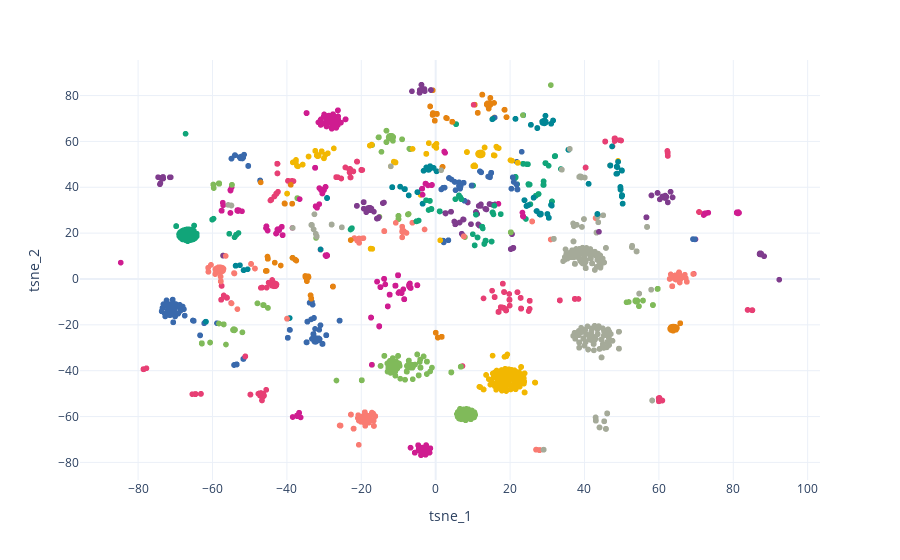

Notebook code for this chart:
### Code cell
fig = px.scatter(movies, 
                 x="tsne_1", 
                 y="tsne_2", 
                 color="cluster_no", 
                 hover_data=['title'],
                 color_discrete_sequence=px.colors.qualitative.Bold)
fig.update_layout(showlegend=False)
fig.show()

### Figure 1 — Plotly figure (JSON) as saved in the notebook; plotly's stock layout.template omitted (floating-point values rounded to 4 significant figures; data arrays with more than 128 entries replaced by an {"elided": "..."} marker saying what was removed)
{"data": [{"customdata": {"elided": "151x1 str values"}, "hovertemplate": "cluster_no=23<br>tsne_1=%{x}<br>tsne_2=%{y}<br>title=%{customdata[0]}<extra></extra>", "legendgroup": "23", "marker": {"color": "rgb(127, 60, 141)", "symbol": "circle"}, "mode": "markers", "name": "23", "showlegend": true, "type": "scattergl", "x": {"elided": "151 float values"}, "xaxis": "x", "y": {"elided": "151 float values"}, "yaxis": "y"}, {"customdata": {"elided": "169x1 str values"}, "hovertemplate": "cluster_no=0<br>tsne_1=%{x}<br>tsne_2=%{y}<br>title=%{customdata[0]}<extra></extra>", "legendgroup": "0", "marker": {"color": "rgb(17, 165, 121)", "symbol": "circle"}, "mode": "markers", "name": "0", "showlegend": true, "type": "scattergl", "x": {"elided": "169 float values"}, "xaxis": "x", "y": {"elided": "169 float values"}, "yaxis": "y"}, {"customdata": {"elided": "497x1 str values"}, "hovertemplate": "cluster_no=16<br>tsne_1=%{x}<br>tsne_2=%{y}<br>title=%{customdata[0]}<extra></extra>", "legendgroup": "16", "marker": {"color": "rgb(57, 105, 172)", "symbol": "circle"}, "mode": "markers", "name": "16", "showlegend": true, "type": "scattergl", "x": {"elided": "497 float values"}, "xaxis": "x", "y": {"elided": "497 float values"}, "yaxis": "y"}, {"customdata": {"elided": "335x1 str values"}, "hovertemplate": "cluster_no=6<br>tsne_1=%{x}<br>tsne_2=%{y}<br>title=%{customdata[0]}<extra></extra>", "legendgroup": "6", "marker": {"color": "rgb(242, 183, 1)", "symbol": "circle"}, "mode": "markers", "name": "6", "showlegend": true, "type": "scattergl", "x": {"elided": "335 float values"}, "xaxis": "x", "y": {"elided": "335 float values"}, "yaxis": "y"}, {"customdata": {"elided": "1183x1 str values"}, "hovertemplate": "cluster_no=3<br>tsne_1=%{x}<br>tsne_2=%{y}<br>title=%{customdata[0]}<extra></extra>", "legendgroup": "3", "marker": {"color": "rgb(231, 63, 116)", "symbol": "circle"}, "mode": "markers", "name": "3", "showlegend": true, "type": "scattergl", "x": {"elided": "1183 float values"}, "xaxis": "x", "y": {"elided": "1183 float values"}, "yaxis": "y"}, {"customdata": {"elided": "219x1 str values"}, "hovertemplate": "cluster_no=8<br>tsne_1=%{x}<br>tsne_2=%{y}<br>title=%{customdata[0]}<extra></extra>", "legendgroup": "8", "marker": {"color": "rgb(128, 186, 90)", "symbol": "circle"}, "mode": "markers", "name": "8", "showlegend": true, "type": "scattergl", "x": {"elided": "219 float values"}, "xaxis": "x", "y": {"elided": "219 float values"}, "yaxis": "y"}, {"customdata": {"elided": "191x1 str values"}, "hovertemplate": "cluster_no=30<br>tsne_1=%{x}<br>tsne_2=%{y}<br>title=%{customdata[0]}<extra></extra>", "legendgroup": "30", "marker": {"color": "rgb(230, 131, 16)", "symbol": "circle"}, "mode": "markers", "name": "30", "showlegend": true, "type": "scattergl", "x": {"elided": "191 float values"}, "xaxis": "x", "y": {"elided": "191 float values"}, "yaxis": "y"}, {"customdata": {"elided": "173x1 str values"}, "hovertemplate": "cluster_no=27<br>tsne_1=%{x}<br>tsne_2=%{y}<br>title=%{customdata[0]}<extra></extra>", "legendgroup": "27", "marker": {"color": "rgb(0, 134, 149)", "symbol": "circle"}, "mode": "markers", "name": "27", "showlegend": true, "type": "scattergl", "x": {"elided": "173 float values"}, "xaxis": "x", "y": {"elided": "173 float values"}, "yaxis": "y"}, {"customdata": {"elided": "1371x1 str values"}, "hovertemplate": "cluster_no=10<br>tsne_1=%{x}<br>tsne_2=%{y}<br>title=%{customdata[0]}<extra></extra>", "legendgroup": "10", "marker": {"color": "rgb(207, 28, 144)", "symbol": "circle"}, "mode": "markers", "name": "10", "showlegend": true, "type": "scattergl", "x": {"elided": "1371 float values"}, "xaxis": "x", "y": {"elided": "1371 float values"}, "yaxis": "y"}, {"customdata": {"elided": "216x1 str values"}, "hovertemplate": "cluster_no=17<br>tsne_1=%{x}<br>tsne_2=%{y}<br>title=%{customdata[0]}<extra></extra>", "legendgroup": "17", "marker": {"color": "rgb(249, 123, 114)", "symbol": "circle"}, "mode": "markers", "name": "17", "showlegend": true, "type": "scattergl", "x": {"elided": "216 float values"}, "xaxis": "x", "y": {"elided": "216 float values"}, "yaxis": "y"}, {"customdata": {"elided": "549x1 str values"}, "hovertemplate": "cluster_no=9<br>tsne_1=%{x}<br>tsne_2=%{y}<br>title=%{customdata[0]}<extra></extra>", "legendgroup": "9", "marker": {"color": "rgb(165, 170, 153)", "symbol": "circle"}, "mode": "markers", "name": "9", "showlegend": true, "type": "scattergl", "x": {"elided": "549 float values"}, "xaxis": "x", "y": {"elided": "549 float values"}, "yaxis": "y"}, {"customdata": {"elided": "194x1 str values"}, "hovertemplate": "cluster_no=7<br>tsne_1=%{x}<br>tsne_2=%{y}<br>title=%{customdata[0]}<extra></extra>", "legendgroup": "7", "marker": {"color": "rgb(127, 60, 141)", "symbol": "circle"}, "mode": "markers", "name": "7", "showlegend": true, "type": "scattergl", "x": {"elided": "194 float values"}, "xaxis": "x", "y": {"elided": "194 float values"}, "yaxis": "y"}, {"customdata": {"elided": "198x1 str values"}, "hovertemplate": "cluster_no=22<br>tsne_1=%{x}<br>tsne_2=%{y}<br>title=%{customdata[0]}<extra></extra>", "legendgroup": "22", "marker": {"color": "rgb(17, 165, 121)", "symbol": "circle"}, "mode": "markers", "name": "22", "showlegend": true, "type": "scattergl", "x": {"elided": "198 float values"}, "xaxis": "x", "y": {"elided": "198 float values"}, "yaxis": "y"}, {"customdata": {"elided": "153x1 str values"}, "hovertemplate": "cluster_no=5<br>tsne_1=%{x}<br>tsne_2=%{y}<br>title=%{customdata[0]}<extra></extra>", "legendgroup": "5", "marker": {"color": "rgb(57, 105, 172)", "symbol": "circle"}, "mode": "markers", "name": "5", "showlegend": true, "type": "scattergl", "x": {"elided": "153 float values"}, "xaxis": "x", "y": {"elided": "153 float values"}, "yaxis": "y"}, {"customdata": {"elided": "134x1 str values"}, "hovertemplate": "cluster_no=13<br>tsne_1=%{x}<br>tsne_2=%{y}<br>title=%{customdata[0]}<extra></extra>", "legendgroup": "13", "marker": {"color": "rgb(242, 183, 1)", "symbol": "circle"}, "mode": "markers", "name": "13", "showlegend": true, "type": "scattergl", "x": {"elided": "134 float values"}, "xaxis": "x", "y": {"elided": "134 float values"}, "yaxis": "y"}, {"customdata": {"elided": "273x1 str values"}, "hovertemplate": "cluster_no=18<br>tsne_1=%{x}<br>tsne_2=%{y}<br>title=%{customdata[0]}<extra></extra>", "legendgroup": "18", "marker": {"color": "rgb(231, 63, 116)", "symbol": "circle"}, "mode": "markers", "name": "18", "showlegend": true, "type": "scattergl", "x": {"elided": "273 float values"}, "xaxis": "x", "y": {"elided": "273 float values"}, "yaxis": "y"}, {"customdata": {"elided": "559x1 str values"}, "hovertemplate": "cluster_no=2<br>tsne_1=%{x}<br>tsne_2=%{y}<br>title=%{customdata[0]}<extra></extra>", "legendgroup": "2", "marker": {"color": "rgb(128, 186, 90)", "symbol": "circle"}, "mode": "markers", "name": "2", "showlegend": true, "type": "scattergl", "x": {"elided": "559 float values"}, "xaxis": "x", "y": {"elided": "559 float values"}, "yaxis": "y"}, {"customdata": {"elided": "131x1 str values"}, "hovertemplate": "cluster_no=1<br>tsne_1=%{x}<br>tsne_2=%{y}<br>title=%{customdata[0]}<extra></extra>", "legendgroup": "1", "marker": {"color": "rgb(230, 131, 16)", "symbol": "circle"}, "mode": "markers", "name": "1", "showlegend": true, "type": "scattergl", "x": {"elided": "131 float values"}, "xaxis": "x", "y": {"elided": "131 float values"}, "yaxis": "y"}, {"customdata": {"elided": "164x1 str values"}, "hovertemplate": "cluster_no=15<br>tsne_1=%{x}<br>tsne_2=%{y}<br>title=%{customdata[0]}<extra></extra>", "legendgroup": "15", "marker": {"color": "rgb(0, 134, 149)", "symbol": "circle"}, "mode": "markers", "name": "15", "showlegend": true, "type": "scattergl", "x": {"elided": "164 float values"}, "xaxis": "x", "y": {"elided": "164 float values"}, "yaxis": "y"}, {"customdata": {"elided": "359x1 str values"}, "hovertemplate": "cluster_no=12<br>tsne_1=%{x}<br>tsne_2=%{y}<br>title=%{customdata[0]}<extra></extra>", "legendgroup": "12", "marker": {"color": "rgb(207, 28, 144)", "symbol": "circle"}, "mode": "markers", "name": "12", "showlegend": true, "type": "scattergl", "x": {"elided": "359 float values"}, "xaxis": "x", "y": {"elided": "359 float values"}, "yaxis": "y"}, {"customdata": {"elided": "229x1 str values"}, "hovertemplate": "cluster_no=21<br>tsne_1=%{x}<br>tsne_2=%{y}<br>title=%{customdata[0]}<extra></extra>", "legendgroup": "21", "marker": {"color": "rgb(249, 123, 114)", "symbol": "circle"}, "mode": "markers", "name": "21", "showlegend": true, "type": "scattergl", "x": {"elided": "229 float values"}, "xaxis": "x", "y": {"elided": "229 float values"}, "yaxis": "y"}, {"customdata": {"elided": "464x1 str values"}, "hovertemplate": "cluster_no=25<br>tsne_1=%{x}<br>tsne_2=%{y}<br>title=%{customdata[0]}<extra></extra>", "legendgroup": "25", "marker": {"color": "rgb(165, 170, 153)", "symbol": "circle"}, "mode": "markers", "name": "25", "showlegend": true, "type": "scattergl", "x": {"elided": "464 float values"}, "xaxis": "x", "y": {"elided": "464 float values"}, "yaxis": "y"}, {"customdata": {"elided": "135x1 str values"}, "hovertemplate": "cluster_no=26<br>tsne_1=%{x}<br>tsne_2=%{y}<br>title=%{customdata[0]}<extra></extra>", "legendgroup": "26", "marker": {"color": "rgb(127, 60, 141)", "symbol": "circle"}, "mode": "markers", "name": "26", "showlegend": true, "type": "scattergl", "x": {"elided": "135 float values"}, "xaxis": "x", "y": {"elided": "135 float values"}, "yaxis": "y"}, {"customdata": {"elided": "160x1 str values"}, "hovertemplate": "cluster_no=19<br>tsne_1=%{x}<br>tsne_2=%{y}<br>title=%{customdata[0]}<extra></extra>", "legendgroup": "19", "marker": {"color": "rgb(17, 165, 121)", "symbol": "circle"}, "mode": "markers", "name": "19", "showlegend": true, "type": "scattergl", "x": {"elided": "160 float values"}, "xaxis": "x", "y": {"elided": "160 float values"}, "yaxis": "y"}, {"customdata": {"elided": "322x1 str values"}, "hovertemplate": "cluster_no=14<br>tsne_1=%{x}<br>tsne_2=%{y}<br>title=%{customdata[0]}<extra></extra>", "legendgroup": "14", "marker": {"color": "rgb(57, 105, 172)", "symbol": "circle"}, "mode": "markers", "name": "14", "showlegend": true, "type": "scattergl", "x": {"elided": "322 float values"}, "xaxis": "x", "y": {"elided": "322 float values"}, "yaxis": "y"}, {"customdata": {"elided": "175x1 str values"}, "hovertemplate": "cluster_no=20<br>tsne_1=%{x}<br>tsne_2=%{y}<br>title=%{customdata[0]}<extra></extra>", "legendgroup": "20", "marker": {"color": "rgb(242, 183, 1)", "symbol": "circle"}, "mode": "markers", "name": "20", "showlegend": true, "type": "scattergl", "x": {"elided": "175 float values"}, "xaxis": "x", "y": {"elided": "175 float values"}, "yaxis": "y"}, {"customdata": {"elided": "191x1 str values"}, "hovertemplate": "cluster_no=28<br>tsne_1=%{x}<br>tsne_2=%{y}<br>title=%{customdata[0]}<extra></extra>", "legendgroup": "28", "marker": {"color": "rgb(231, 63, 116)", "symbol": "circle"}, "mode": "markers", "name": "28", "showlegend": true, "type": "scattergl", "x": {"elided": "191 float values"}, "xaxis": "x", "y": {"elided": "191 float values"}, "yaxis": "y"}, {"customdata": {"elided": "300x1 str values"}, "hovertemplate": "cluster_no=11<br>tsne_1=%{x}<br>tsne_2=%{y}<br>title=%{customdata[0]}<extra></extra>", "legendgroup": "11", "marker": {"color": "rgb(128, 186, 90)", "symbol": "circle"}, "mode": "markers", "name": "11", "showlegend": true, "type": "scattergl", "x": {"elided": "300 float values"}, "xaxis": "x", "y": {"elided": "300 float values"}, "yaxis": "y"}, {"customdata": [["Reckless"], ["Gordy"], ["Flintstones, The"], ["Addams Family Values"], ["Visitors, The (Visiteurs, Les)"], ["Kazaam"], ["Joe's Apartment"], ["Matilda"], ["Herbie Rides Again"], ["Mary Poppins"], ["Aladdin and the King of Thieves"], ["Willy Wonka & the Chocolate Factory"], ["Drop Dead Fred"], ["Lesson Faust"], ["Dead Alive (Braindead)"], ["Young Frankenstein"], ["Flubber"], ["Freaky Friday"], ["Absent-Minded Professor, The"], ["Devil and Max Devlin, The"], ["Hocus Pocus"], ["All Dogs Go to Heaven"], ["Addams Family, The"], ["Weird Science"], ["House"], ["House II: The Second Story"], ["Beetlejuice"], ["Toys"], ["William Shakespeare's A Midsummer Night's Dream"], ["Ghostbusters II"], ["Babes in Toyland"], ["Harvey"], ["Stuart Little"], ["Death Becomes Her"], ["Teenage Mutant Ninja Turtles"], ["Heart and Souls"], ["Kid, The"], ["How the Grinch Stole Christmas (a.k.a. The Grinch)"], ["Maid to Order"], ["Monkeybone"], ["Just Visiting"], ["18 Again!"], ["How to Get Ahead in Advertising"], ["Rookie of the Year"], ["Oh, God!"], ["Like Mike"], ["Modern Problems"], ["Santa Clause 2, The"], ["Pinocchio"], ["Freaky Friday"], ["Triplets of Belleville, The (Les triplettes de Belleville)"], ["Elf"], ["Haunted Mansion, The"], ["Mr. Destiny"], ["Teen Wolf"], ["Cool World"], ["Allegro non troppo"], ["Bedazzled"], ["*batteries not included"], ["Stepford Wives, The"], ["Robot Carnival (Roboto kânibauru)"], ["All of Me"], ["Exterminating Angel, The (Ángel exterminador, El)"], ["Ghost Dad"], ["Addams Family Reunion"], ["Nothing"], ["Millions"], ["Fat Albert"], ["Pom Poko (a.k.a. Raccoon War, The) (Heisei tanuki gassen pompoko)"], ["Corpse Bride"], ["Nanny McPhee"], ["Aquamarine"], ["Leprechaun 2"], ["Leprechaun 3"], ["Leprechaun 4: In Space"], ["Scoop"], ["Icicle Thief, The (Ladri di saponette)"], ["Santa Clause 3: The Escape Clause, The"], ["Charlotte's Web"], ["How the Grinch Stole Christmas!"], ["Legend of Sleepy Hollow, The"], ["Evan Almighty"], ["Frosty the Snowman"], ["FLCL"], ["American Carol, An"], ["Dead Like Me: Life After Death"], ["Partly Cloudy"], ["Mickey's Once Upon a Christmas"], ["Tooth Fairy"], ["South Park: Imaginationland"], ["Tangled"], ["Presto"], ["Ted"], ["John Dies at the End"], ["It's Such a Beautiful Day"], ["Brass Teapot, The"], ["Rapture-Palooza"], ["Cloudy with a Chance of Meatballs 2"], ["Into the Woods"], ["Stuart Little 3: Call of the Wild"], ["Daddy, I'm A Zombie"], ["Willy/Milly"], ["Krampus"], ["Anomalisa"], ["Long Live Ghosts!"], ["While You Were Fighting: A Thor Mockumentary"], ["Life-Size"], ["Last Year's Snow Was Falling"], ["Wow! A Talking Fish!"], ["Porky in Wackyland"], ["Sorry to Bother You"], ["Black Butler: Book of the Atlantic"], ["No Game No Life: Zero"]], "hovertemplate": "cluster_no=29<br>tsne_1=%{x}<br>tsne_2=%{y}<br>title=%{customdata[0]}<extra></extra>", "legendgroup": "29", "marker": {"color": "rgb(230, 131, 16)", "symbol": "circle"}, "mode": "markers", "name": "29", "showlegend": true, "type": "scattergl", "x": [-45.12, -35.04, -35.04, -35.04, -40.62, -35.04, -45.22, -35.04, -33.44, -34.98, -33.64, -34.98, -45.12, -37.74, -45.65, -45.12, -35.04, -35.04, -35.04, -45.12, -45.42, -37.46, -35.04, -40.62, -45.65, -45.65, -45.12, -45.12, -45.12, -40.62, -34.98, -45.12, -35.04, -45.12, -38.94, -45.12, -45.12, -35.04, -45.12, -34.25, -45.12, -45.12, -45.12, -45.12, -45.12, -35.04, -45.12, -33.44, -35.04, -35.04, -34.25, -35.04, -45.42, -45.12, -45.12, -34.25, -34.2, -45.12, -40.54, -43.25, -38.58, -45.12, -38.49, -45.12, -35.04, -40.62, -22.86, -45.12, -37.74, -33.47, -35.04, -35.04, -45.65, -45.65, -47.04, -41.65, -45.12, -45.12, -37.76, -34.2, -45.65, -45.12, -34.63, -40.55, -45.12, -45.12, -34.63, -34.25, -45.12, -34.25, -33.64, -34.63, -45.12, -45.65, -38.58, -43.25, -45.12, -34.63, -34.98, -34.63, -34.25, -45.12, -45.65, -34.25, -35.04, -40.62, -35.04, -34.63, -34.63, -34.25, -40.62, -49.62, -34.25], "xaxis": "x", "y": [8.83, 1.288, 1.288, 1.288, 32.93, 1.288, 9.769, 1.288, -8.583, 0.7763, -7.105, 0.7763, 8.83, 8.387, 3.491, 8.83, 1.288, 1.288, 1.288, 8.83, 3.509, 8.021, 1.288, 32.93, 3.491, 3.491, 8.83, 8.83, 8.83, 32.93, 0.7763, 8.83, 1.288, 8.83, 41.07, 8.83, 8.83, 1.288, 8.83, 1.09, 8.83, 8.83, 8.83, 8.83, 8.83, 1.288, 8.83, -8.583, 1.288, 1.288, 1.09, 1.288, 3.509, 8.83, 8.83, 1.09, 0.7558, 8.83, 32.81, 7.119, 32.81, 8.83, 9.244, 8.83, 1.288, 32.92, 16.96, 8.83, 8.388, -8.376, 1.288, 1.289, 3.491, 3.491, 42.13, 5.881, 8.83, 8.83, 8.411, 0.7558, 3.491, 8.83, -0.9435, 32.83, 8.83, 8.83, -0.8933, 1.09, 8.83, 1.09, -7.097, -0.8933, 8.83, 3.491, 32.81, 7.119, 8.83, -0.8933, 0.7763, -0.8933, 1.09, 8.83, 3.491, 1.09, 1.288, 32.93, 1.289, -0.8933, -0.8933, 1.09, 32.93, 6.563, 1.09], "yaxis": "y"}, {"customdata": [["Three Wishes"], ["Secret of Roan Inish, The"], ["Nightmare Before Christmas, The"], ["Snow White and the Seven Dwarfs"], ["Beauty and the Beast"], ["Pinocchio"], ["Bogus"], ["It's a Wonderful Life"], ["Cinderella"], ["Sword in the Stone, The"], ["Christmas Carol, A"], ["8 1/2 (8½)"], ["Fantasia"], ["Field of Dreams"], ["Cat People"], ["Simple Wish, A"], ["FairyTale: A True Story"], ["Small Soldiers"], ["Babes in Toyland"], ["Fanny and Alexander (Fanny och Alexander)"], ["Peter Pan"], ["Something Wicked This Way Comes"], ["Prancer"], ["Boy Who Could Fly, The"], ["After Life (Wandafuru raifu)"], ["Wolf Man, The"], ["Loss of Sexual Innocence, The"], ["Thumbelina"], ["All That Jazz"], ["Teenage Mutant Ninja Turtles II: The Secret of the Ooze"], ["Made in Heaven"], ["Fellini Satyricon"], ["5,000 Fingers of Dr. T, The"], ["Faust"], ["Waking Life"], ["K-PAX"], ["Fire and Ice"], ["Fast Runner, The (Atanarjuat)"], ["Care Bears Movie, The"], ["Tuck Everlasting"], ["My Neighbor Totoro (Tonari no Totoro)"], ["Last Unicorn, The"], ["Akira Kurosawa's Dreams (Dreams)"], ["Northfork"], ["Avalon"], ["Scrooge"], ["Looney Tunes: Back in Action"], ["Witches, The"], ["Beauty and the Beast (La belle et la bête)"], ["Naked Lunch"], ["Dune"], ["Brigadoon"], ["Jin Roh: The Wolf Brigade (Jin-Rô)"], ["Picture of Dorian Gray, The"], ["Christmas Carol, A (Scrooge)"], ["Andalusian Dog, An (Chien andalou, Un)"], ["Topo, El"], ["Alice (Neco z Alenky)"], ["Purgatory"], ["Wizards"], ["Vampire Hunter D"], ["7 Faces of Dr. Lao"], ["Lady in the Water"], ["Monster House"], ["Red Balloon, The (Ballon rouge, Le)"], ["Meshes of the Afternoon"], ["Cinderella"], ["Krabat"], ["Coraline"], ["Antichrist"], ["Special"], ["Imaginarium of Doctor Parnassus, The"], ["Cloudy with a Chance of Meatballs"], ["Christmas Carol, A"], ["Princess and the Frog, The"], ["Snow White"], ["Peter Pan"], ["Secret of Kells, The"], ["Sintel"], ["Hereafter"], ["Secret World of Arrietty, The (Kari-gurashi no Arietti)"], ["Idiots and Angels"], ["Rollo and the Woods Sprite (Rölli ja metsänhenki)"], ["Dr. Seuss' The Lorax"], ["Eva"], ["Beauty and the Beast: The Enchanted Christmas"], ["Beasts of the Southern Wild"], ["Christmas Carol, A"], ["Holy Motors"], ["Wolf Children (Okami kodomo no ame to yuki)"], ["Mood Indigo (L'écume des jours)"], ["Escape From Tomorrow"], ["Christmas Carol, A"], ["Zero Theorem, The"], ["Winter's Tale"], ["Dance of Reality, The (Danza de la realidad, La)"], ["Colourful (Karafuru)"], ["Tale of Princess Kaguya, The (Kaguyahime no monogatari)"], ["Angel's Egg (Tenshi no tamago)"], ["Song of the Sea"], ["Into the Forest of Fireflies' Light"], ["Strange Magic"], ["Cinderella"], ["Fantastic Beasts and Where to Find Them"], ["Carnival Magic"], ["The Little Prince"], ["North Pole: Open For Christmas"], ["Blue Exorcist: The Movie"], ["The BFG"], ["The Bremen Town Musicians"], ["Miss Peregrine's Home for Peculiar Children"], ["Your Name."], ["Endless Poetry"], ["Kizumonogatari II: Passionate Blood"], ["Kizumonogatari III: Cold Blood"], ["Beauty and the Beast"], ["Belladonna of Sadness"], ["In the blue sea, in the white foam."], ["The Magic Ring"]], "hovertemplate": "cluster_no=31<br>tsne_1=%{x}<br>tsne_2=%{y}<br>title=%{customdata[0]}<extra></extra>", "legendgroup": "31", "marker": {"color": "rgb(0, 134, 149)", "symbol": "circle"}, "mode": "markers", "name": "31", "showlegend": true, "type": "scattergl", "x": [50.11, 49.7, 50.06, 49.65, 48.77, 50.06, 49.7, 43.47, 48.77, 50.06, 49.7, 50.11, 50.06, 49.7, 50.27, 48.7, 49.7, 50.03, 48.82, 50.04, 50.06, -30.96, 49.7, 50.11, 50.11, 50.27, 50.11, 50.02, 50.09, 15.34, 41.11, 50.11, 48.82, 50.27, 49.7, -29.21, 48.71, 50.12, 50.02, 50.12, 49.66, 50.02, 50.12, 50.12, -29.2, 50.09, 15.21, 48.7, 50.12, -29.21, -29.2, 41.11, 49.02, 50.27, 50.11, 46.96, 46.94, 48.67, 46.94, 47.41, -61.78, 46.94, 50.04, 49.99, 48.7, 46.96, 48.55, 50.12, 49.02, 50.12, 50.12, 50.12, 50.03, 49.65, 48.77, 41.1, 48.82, 48.71, 48.71, 50.12, 50.02, 49.7, 48.7, 48.85, -29.2, 50.06, 50.12, 50.12, -29.2, 48.71, 50.12, 50.27, 50.12, -29.2, 50.04, 50.11, 49.7, 49.7, 49.7, 50.02, 49.7, 50.06, 43.47, 46.96, 50.12, 48.71, 48.7, -61.75, 48.7, 49.7, 46.96, 43.48, 50.12, 48.67, 48.67, 41.1, 49.7, 50.02, 48.71], "xaxis": "x", "y": [36.4, 38.95, 47.26, 40.17, 45.96, 47.26, 39.01, 28.34, 45.96, 47.26, 39.01, 36.4, 47.26, 39.01, 32.85, 48.93, 39.01, 47.33, 48.82, 35.97, 47.26, 12.88, 39.01, 36.4, 36.4, 32.85, 36.4, 47.33, 36.59, 69.82, 41.49, 36.4, 48.82, 32.85, 39.02, 35.28, 48.93, 36.4, 47.33, 36.4, 40.06, 47.33, 36.4, 36.4, 35.33, 36.59, 69.63, 48.93, 36.4, 35.28, 35.33, 41.5, 51.07, 32.85, 36.4, 49.49, 49.5, 49.04, 49.5, 57.8, -18.62, 49.5, 35.97, 47.39, 48.93, 49.49, 45.85, 36.4, 51.07, 36.4, 36.4, 36.4, 47.32, 40.07, 45.96, 41.5, 48.82, 48.93, 48.93, 36.4, 47.33, 39.02, 48.94, 48.78, 35.32, 47.26, 36.4, 36.4, 35.28, 48.93, 36.4, 32.85, 36.4, 35.32, 35.97, 36.4, 38.97, 39.02, 39.02, 47.33, 39.02, 47.26, 28.34, 49.49, 36.4, 48.93, 48.93, -18.64, 48.93, 39.02, 49.49, 28.35, 36.4, 49.04, 49.04, 41.49, 39.02, 47.33, 48.93], "yaxis": "y"}, {"customdata": [["Outbreak"], ["Specialist, The"], ["Eraser"], ["Daylight"], ["Long Kiss Goodnight, The"], ["Under Siege"], ["Devil's Own, The"], ["Volcano"], ["Fire Down Below"], ["Mercury Rising"], ["Runaway Train"], ["First Blood (Rambo: First Blood)"], ["Mighty Joe Young"], ["Airport 1975"], ["Towering Inferno, The"], ["Earthquake"], ["Assassination"], ["Tequila Sunrise"], ["Omega Man, The"], ["Outlaw Josey Wales, The"], ["Breathless"], ["For a Few Dollars More (Per qualche dollaro in più)"], ["Get Carter"], ["Left Behind: The Movie"], ["Fist of Fury (Chinese Connection, The) (Jing wu men)"], ["King Solomon's Mines"], ["Stunt Man, The"], ["Business of Strangers, The"], ["Impostor"], ["The Count of Monte Cristo"], ["3:10 to Yuma"], ["K-19: The Widowmaker"], ["Professional, The (Le professionnel)"], ["Star Trek: Nemesis"], ["Tears of the Sun"], ["Hunted, The"], ["Core, The"], ["Battle Royale (Batoru rowaiaru)"], ["Run"], ["Dawn of the Dead"], ["Kill Bill: Vol. 2"], ["Wages of Fear, The (Salaire de la peur, Le)"], ["Throne of Blood (Kumonosu jô)"], ["Shiri (Swiri)"], ["Day After Tomorrow, The"], ["Northwest Passage"], ["Orca: The Killer Whale"], ["Ladder 49"], ["National Treasure"], ["Bourne Identity, The"], ["From the Earth to the Moon"], ["Sound of Thunder, A"], ["Battle Royale 2: Requiem (Batoru rowaiaru II: Chinkonka)"], ["In Hell"], ["Ghost in the Shell 2: Innocence (a.k.a. Innocence) (Inosensu)"], ["Azumi"], ["Order, The"], ["Flightplan"], ["King Kong"], ["Army of Shadows (L'armée des ombres)"], ["Marine, The"], ["Children of Men"], ["Pusher III: I'm the Angel of Death"], ["Shooter"], ["Kingdom, The"], ["Hunting Party, The"], ["Battlestar Galactica: Razor"], ["Rambo (Rambo 4)"], ["Jumper"], ["Vantage Point"], ["Doomsday"], ["Protector, The"], ["Watchmen"], ["Hell Ride"], ["Body of Lies"], ["JCVD"], ["Knowing"], ["Scorpio"], ["Hurt Locker, The"], ["Prison Break: The Final Break"], ["Bronson"], ["Aelita: The Queen of Mars (Aelita)"], ["2012"], ["Daybreakers"], ["Green Zone"], ["Losers, The"], ["Jonah Hex"], ["Unstoppable"], ["Mechanic, The"], ["Source Code"], ["Rise of the Planet of the Apes"], ["Colombiana"], ["Abduction"], ["The Hunger Games"], ["Bourne Legacy, The"], ["Seeking Justice"], ["Catch .44"], ["Zero Dark Thirty"], ["Snitch"], ["White House Down"], ["Lone Survivor"], ["Jack Ryan: Shadow Recruit"], ["Painted Skin"], ["Jurassic World"], ["Dragonheart 2: A New Beginning"], ["'71"], ["A Man Called Blade"], ["Wicked Blood"], ["San Andreas"], ["Lost in the Sun"], ["Swelter"], ["The Adderall Diaries"], ["Hazard"], ["Dunkirk"], ["Jurassic World: Fallen Kingdom"]], "hovertemplate": "cluster_no=4<br>tsne_1=%{x}<br>tsne_2=%{y}<br>title=%{customdata[0]}<extra></extra>", "legendgroup": "4", "marker": {"color": "rgb(207, 28, 144)", "symbol": "circle"}, "mode": "markers", "name": "4", "showlegend": true, "type": "scattergl", "x": [-32.42, -42.05, -42.05, -2.727, -42.05, -42.47, -42.47, -42.21, -42.05, -42.49, -2.727, -2.727, -0.9994, -42.52, -2.727, -42.47, -42.47, -38.47, -32.42, -2.733, -38.47, -42.82, -42.52, -2.727, -38.47, -3.613, -3.517, -42.21, -32.42, -2.727, -2.732, -2.727, -42.05, -32.42, -42.05, -42.47, -32.42, -45.51, -42.49, -45.51, -42.05, -2.727, -41.15, -38.47, 2.312, -3.615, -45.51, -42.52, -2.687, -2.687, -42.93, 2.312, -41.15, -42.47, -32.37, -2.727, -2.727, -42.05, -0.9994, -41.14, -42.05, 2.312, -45.62, -42.49, -42.47, -2.057, -32.42, -41.14, 2.312, -42.52, -32.42, -45.18, -32.42, -42.05, -42.05, -42.3, -32.43, -42.05, -41.14, -42.47, -45.18, 2.528, -32.42, -45.51, -41.14, -2.687, -42.82, -42.3, -42.47, -32.43, -32.42, -2.727, -41.37, 2.312, -2.722, -42.21, -42.47, -42.29, -42.29, -41.38, -41.14, -41.38, -42.3, 2.312, -1.111, -41.15, -42.82, -42.52, -42.29, -42.29, -42.47, -42.05, -42.29, -41.15, 2.312], "xaxis": "x", "y": [48.5, 21.44, 21.44, 41.55, 21.44, 21.31, 21.31, 21.24, 21.44, 21.65, 41.55, 41.55, 41.02, 21.61, 41.55, 21.31, 21.31, 22.26, 48.5, 41.55, 22.26, 19.9, 21.61, 41.55, 22.26, 39.4, 36.76, 21.24, 48.5, 41.55, 41.55, 41.55, 21.44, 48.5, 21.44, 21.31, 48.5, 22.97, 21.65, 22.97, 21.44, 41.55, 19.13, 22.26, 55.55, 39.4, 22.97, 21.61, 41.54, 41.54, 19.81, 55.55, 19.13, 21.31, 48.51, 41.55, 41.55, 21.44, 41.02, 19.13, 21.44, 55.55, 22.2, 21.65, 21.31, 40.81, 48.5, 19.13, 55.55, 21.61, 48.5, 21.12, 48.5, 21.44, 21.44, 21.73, 48.5, 21.44, 19.13, 21.31, 21.12, 55.02, 48.5, 22.97, 19.13, 41.54, 19.9, 21.73, 21.31, 48.5, 48.5, 41.55, 22.8, 55.55, 41.55, 21.24, 21.31, 21.73, 21.73, 22.73, 19.13, 22.73, 21.73, 55.55, 40.88, 19.13, 19.9, 21.61, 21.73, 21.73, 21.31, 21.44, 21.73, 19.13, 55.55], "yaxis": "y"}, {"customdata": [["I Love Trouble"], ["Naked Gun 33 1/3: The Final Insult"], ["Low Down Dirty Shame, A"], ["Hot Shots! Part Deux"], ["Blues Brothers, The"], ["Evil Dead II (Dead by Dawn)"], ["Young Guns"], ["Beverly Hills Ninja"], ["Money Talks"], ["3 Ninjas: High Noon On Mega Mountain"], ["Blues Brothers 2000"], ["Mr. Nice Guy (Yat goh ho yan)"], ["Hot Lead and Cold Feet"], ["Surf Nazis Must Die"], ["Wrongfully Accused"], ["Running Scared"], ["Twin Dragons (Shuang long hui)"], ["Mystery Men"], ["Simon Sez"], ["Drunken Master (Jui kuen)"], ["Loaded Weapon 1 (National Lampoon's Loaded Weapon 1)"], ["Buffy the Vampire Slayer"], ["Stop! Or My Mom Will Shoot"], ["Kelly's Heroes"], ["Air America"], ["Bait"], ["Legend of Drunken Master, The (Jui kuen II)"], ["Charlie's Angels"], ["Double Take"], ["I'm Gonna Git You Sucka"], ["Mexican, The"], ["Cannonball Run, The"], ["Cannonball Run II"], ["Disorganized Crime"], ["Three Fugitives"], ["Rush Hour 2"], ["Battle Creek Brawl (Big Brawl, The)"], ["American Outlaws"], ["3 Ninjas"], ["3 Ninjas Kick Back"], ["Operation Petticoat"], ["Iron Monkey (Siu nin Wong Fei-hung ji: Tit Ma Lau)"], ["Kung Pow: Enter the Fist"], ["Showtime"], ["Smokey and the Bandit II"], ["Smokey and the Bandit"], ["Smokey and the Bandit III"], ["Men at Work"], ["The Big Bus"], ["Hot Shots!"], ["Tuxedo, The"], ["Jackass: The Movie"], ["Kangaroo Jack"], ["National Security"], ["Volcano High (Whasango)"], ["Loose Cannons"], ["Grind"], ["Shaolin Soccer (Siu lam juk kau)"], ["City Heat"], ["Hard Way, The"], ["Adventures of Ford Fairlane, The"], ["Versus"], ["Legend, The (Legend of Fong Sai-Yuk, The) (Fong Sai Yuk)"], ["In China They Eat Dogs (I Kina spiser de hunde)"], ["Taxi"], ["Taxi 3"], ["Taxi"], ["Snake in the Eagle's Shadow (Se ying diu sau)"], ["Mr. Nanny"], ["Taxi 2"], ["Jesus Christ Vampire Hunter"], ["Man of the House"], ["Kung Fu Hustle (Gong fu)"], ["Pacifier, The"], ["D.E.B.S."], ["If Looks Could Kill"], ["Project A ('A' gai waak)"], ["Talladega Nights: The Ballad of Ricky Bobby"], ["Night at the Museum"], ["Taxi 4"], ["Get Smart"], ["Dead Fury"], ["Observe and Report"], ["Night at the Museum: Battle of the Smithsonian"], ["Zombieland"], ["Black Dynamite"], ["Spy Next Door, The"], ["Kick-Ass"], ["MacGruber"], ["Killers"], ["Other Guys, The"], ["Jackass 3D"], ["Red"], ["Rare Exports: A Christmas Tale (Rare Exports)"], ["Hard Ticket to Hawaii"], ["Let the Bullets Fly"], ["Here Comes the Boom"], ["Fearless Hyena, The (Xiao quan guai zhao)"], ["Half a Loaf of Kung Fu (Dian zhi gong fu gan chian chan)"], ["My Lucky Stars (Fuk sing go jiu)"], ["Mezzo Forte"], ["This Is the End"], ["R.I.P.D."], ["Ride Along"], ["Brain Smasher... A Love Story (Bouncer and the Lady, The)"], ["Zombeavers"], ["Ward 13"], ["Big Hero 6"], ["New Kids Nitro"], ["Dead Snow 2: Red vs. Dead"], ["The Interview"], ["Man on High Heels"], ["Hot Pursuit"], ["Bad Asses on the Bayou"], ["Scouts Guide to the Zombie Apocalypse"], ["Ryuzo and the Seven Henchmen"], ["Anacleto: Agente secreto"], ["Ride Along 2"], ["Gintama: The Final Chapter - Be Forever Yorozuya"], ["Kindergarten Cop 2"], ["Central Intelligence"], ["The True Memoirs of an International Assassin"], ["The Lego Batman Movie"], ["Baywatch"], ["Snatched"], ["The Hitman's Bodyguard"], ["Game Over, Man!"]], "hovertemplate": "cluster_no=24<br>tsne_1=%{x}<br>tsne_2=%{y}<br>title=%{customdata[0]}<extra></extra>", "legendgroup": "24", "marker": {"color": "rgb(249, 123, 114)", "symbol": "circle"}, "mode": "markers", "name": "24", "showlegend": true, "type": "scattergl", "x": [-58.22, -57.82, -57.82, -60.41, -57.83, -48.58, -61.17, -58.27, -58.81, -57.77, -57.83, -57.48, -61.17, -56.45, -58.81, -57.48, -57.82, -49.64, -58.22, -57.48, -58.81, -54.19, -58.81, -60.41, -58.81, -57.82, -59.02, -58.81, -58.39, -58.22, -58.22, -59.14, -58.81, -58.81, -57.82, -59.14, -59.14, -61.17, -57.77, -57.77, -39.96, -59.02, -59.19, -58.9, -59.03, -59.17, -57.7, -57.7, -57.7, -39.96, -57.7, -61.1, -57.7, -58.31, -58.98, -58.31, -58.3, -58.55, -58.31, -58.55, -58.28, -48.58, -58.28, -57.89, -57.93, -57.93, -57.93, -57.89, -57.77, -58.15, -54.18, -57.93, -58.2, -58.96, -58.89, -58.49, -58.49, -58.49, -49.63, -58.89, -58.91, -54.11, -57.12, -59.28, -54.19, -57.27, -57.77, -57.12, -57.16, -57.7, -57.76, -61.1, -57.76, -57.35, -57.87, -57.73, -57.09, -57.09, -57.12, -57.29, -57.77, -57.29, -49.64, -57.31, -57.31, -54.19, -54.11, -57.77, -58.01, -54.19, -57.52, -58.34, -58.47, -57.31, -54.19, -58.43, -57.06, -58.34, -57.77, -57.3, -58.47, -57.06, -57.77, -57.3, -57.08, -58.34, -58.01], "xaxis": "x", "y": [4.336, 4.891, 4.891, 6.134, 1.031, 4.55, 4.857, 4.042, 4.682, -1.038, 1.031, 4.614, 4.857, 10.03, 4.682, 4.614, 4.891, 6.563, 4.336, 4.614, 4.682, 2.552, 4.682, 6.134, 4.682, 4.891, 3.512, 3.287, 4.705, 4.333, 4.36, 3.849, 3.287, 4.682, 4.891, 3.849, 3.849, 4.857, -1.038, -1.038, -17.32, 3.512, 4.164, 3.294, 3.507, 4.394, 3.139, 3.139, 3.139, -17.32, 3.139, 3.122, 3.139, 3.08, 4.399, 3.08, 3.699, 3.294, 3.08, 3.294, 3.064, 4.55, 3.064, 3.082, 3.748, 3.748, 3.748, 3.082, -1.038, 3.728, 2.534, 3.744, 3.938, 4.018, 4.023, 3.944, 3.944, 3.944, 6.567, 4.023, 4.379, 2.397, 4.054, 2.114, 2.552, 3.812, -1.038, 4.055, 3.682, 4.22, 4.095, 3.122, 4.185, 3.813, 4.236, 4.218, 4.013, 4.013, 4.054, 3.445, -1.049, 3.445, 6.563, 3.446, 3.446, 2.552, 2.397, -1.049, 5.128, 2.552, 4.958, 5.062, 5.022, 3.468, 2.552, 3.527, 4.488, 5.062, -1.049, 4.818, 5.022, 4.488, -1.049, 4.818, 4.496, 5.06, 5.128], "yaxis": "y"}, {"customdata": [["Wolf"], ["Boxing Helena"], ["Alphaville (Alphaville, une étrange aventure de Lemmy Caution)"], ["Bound"], ["Vertigo"], ["Charade"], ["Rebecca"], ["Notorious"], ["Spellbound"], ["To Catch a Thief"], ["Crying Game, The"], ["Diva"], ["Conspiracy Theory"], ["Life Less Ordinary, A"], ["Witness"], ["B. Monkey"], ["Palmetto"], ["Out of Sight"], ["Return to Paradise"], ["Marnie"], ["Stage Fright"], ["Open Your Eyes (Abre los ojos)"], ["Thomas Crown Affair, The"], ["Pelican Brief, The"], ["Three Days of the Condor (3 Days of the Condor)"], ["Dead Again"], ["Jagged Edge"], ["Bodyguard, The"], ["Hamlet"], ["Nurse Betty"], ["Angel Eyes"], ["Masquerade"], ["Original Sin"], ["Subway"], ["Vanilla Sky"], ["Dragonfly"], ["Enigma"], ["Harvard Man"], ["Stakeout"], ["He Loves Me... He Loves Me Not (À la folie... pas du tout)"], ["And Now... Ladies and Gentlemen..."], ["In the Cut"], ["Human Stain, The"], ["21 Grams"], ["Final Analysis"], ["Revenge"], ["Wild at Heart"], ["To Have and Have Not"], ["Dark Passage"], ["Cat People"], ["Killing Me Softly"], ["Wicker Park"], ["Prime Suspect 2"], ["Shining Through"], ["Audition (Ôdishon)"], ["Between Your Legs (Entre las piernas)"], ["Survive Style 5+"], ["Lives of Others, The (Das leben der Anderen)"], ["Lust, Caution (Se, jie)"], ["Air I Breathe, The"], ["10,000 BC"], ["21"], ["Blindness"], ["Twilight"], ["Duplicity"], ["Secret in Their Eyes, The (El secreto de sus ojos)"], ["Twilight Saga: New Moon, The"], ["Twilight Saga: Eclipse, The"], ["Next Three Days, The"], ["Birdemic: Shock and Terror"], ["Confessions of a Dangerous Mind"], ["Despite the Falling Snow"], ["The Handmaiden"]], "hovertemplate": "cluster_no=32<br>tsne_1=%{x}<br>tsne_2=%{y}<br>title=%{customdata[0]}<extra></extra>", "legendgroup": "32", "marker": {"color": "rgb(165, 170, 153)", "symbol": "circle"}, "mode": "markers", "name": "32", "showlegend": true, "type": "scattergl", "x": [-54.91, -33.28, -32.59, -27.96, -33.28, 57.95, -33.28, -31.97, -31.98, 54.71, -33.37, -38.44, -33.28, -31.98, -33.37, 54.69, -27.96, -25.23, -27.95, -33.28, -31.98, -32.59, -27.95, -27.96, -33.28, -31.98, 54.69, -33.37, -27.95, -25.23, -31.98, -31.98, -33.37, -27.95, -12.06, -32.81, -31.98, -27.95, 57.91, -31.98, -31.98, -27.96, -33.37, -27.96, -33.37, -33.37, -27.96, 36.93, -27.95, -54.91, -33.28, -33.37, -27.96, -33.42, -54.98, -33.28, -32.23, -33.37, -33.42, -27.95, 1.469, -27.96, -33.28, -32.82, 54.69, -27.96, -55.77, -32.22, -27.96, -31.98, -25.23, -33.37, -33.37], "xaxis": "x", "y": [32.05, 23.49, 28.23, 23.74, 23.49, -4.672, 23.49, 18.54, 18.6, -6.377, 23.55, 22.27, 23.49, 18.51, 23.55, -6.375, 23.74, 22.52, 23.74, 23.49, 18.6, 28.22, 23.74, 23.74, 23.49, 18.6, -6.375, 23.55, 23.74, 22.52, 18.51, 18.6, 23.55, 23.74, 49.16, 21.63, 18.51, 23.74, -4.673, 18.51, 18.51, 23.75, 23.55, 23.74, 23.55, 23.55, 23.74, 24.22, 23.74, 32.05, 23.49, 23.55, 23.74, 23.58, 32.07, 23.49, 19.7, 23.55, 23.58, 23.74, 47.43, 23.74, 23.49, 21.65, -6.375, 23.75, 32.3, 19.65, 23.74, 18.51, 22.52, 23.55, 23.55], "yaxis": "y"}], "layout": {"legend": {"title": {"text": "cluster_no"}, "tracegroupgap": 0}, "margin": {"t": 60}, "showlegend": false, "xaxis": {"anchor": "y", "domain": [0, 1], "title": {"text": "tsne_1"}}, "yaxis": {"anchor": "x", "domain": [0, 1], "title": {"text": "tsne_2"}}}}
